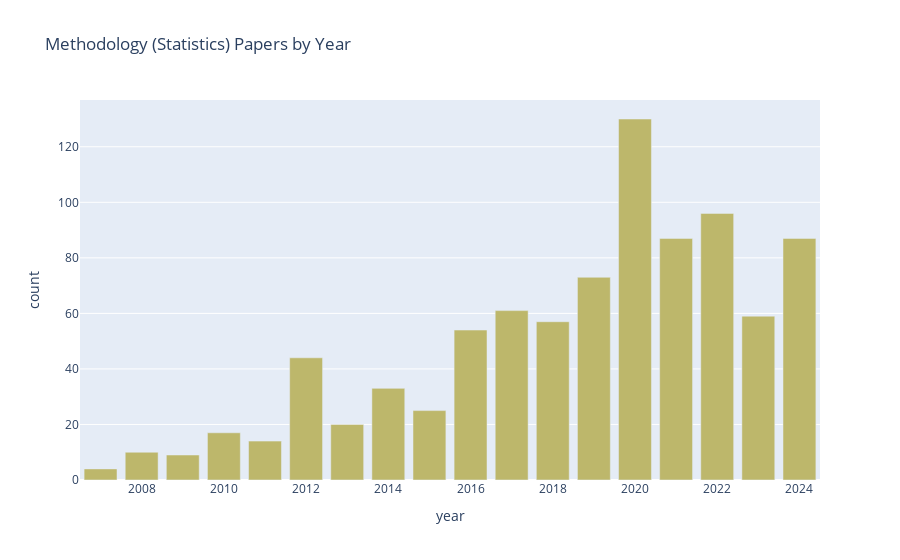

The cell this chart's notebook holds for it:
### Code cell
top = 'Methodology (Statistics)'
px.bar(cat_year_num.query("category == @top"), x = 'year', y = 'count', title= top + " Papers by Year", color_discrete_sequence=['darkkhaki'])

### Figure 1 — Plotly figure (JSON) as saved in the notebook; plotly's stock layout.template omitted (floating-point values rounded to 4 significant figures)
{"data": [{"hovertemplate": "year=%{x}<br>count=%{y}<extra></extra>", "legendgroup": "", "marker": {"color": "darkkhaki", "pattern": {"shape": ""}}, "name": "", "orientation": "v", "showlegend": false, "textposition": "auto", "type": "bar", "x": [2007, 2008, 2009, 2010, 2011, 2012, 2013, 2014, 2015, 2016, 2017, 2018, 2019, 2020, 2021, 2022, 2023, 2024], "xaxis": "x", "y": [4, 10, 9, 17, 14, 44, 20, 33, 25, 54, 61, 57, 73, 130, 87, 96, 59, 87], "yaxis": "y"}], "layout": {"barmode": "relative", "legend": {"tracegroupgap": 0}, "title": {"text": "Methodology (Statistics) Papers by Year"}, "xaxis": {"anchor": "y", "domain": [0, 1], "title": {"text": "year"}}, "yaxis": {"anchor": "x", "domain": [0, 1], "title": {"text": "count"}}}}
